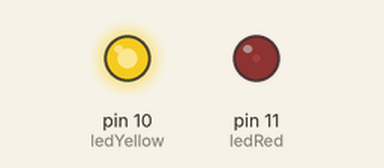
A sketch run on a simulated Arduino Uno, built with avr-gcc and run on an emulated ATmega328P. On the bench: output pins drawn as LEDs (lit = HIGH).

Above: at 0.05 s.
At 0.3 s:
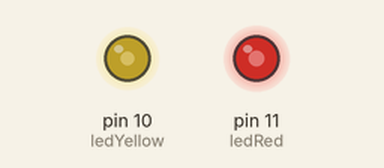
At 0.45 s:
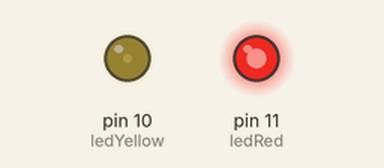
At 0.85 s:
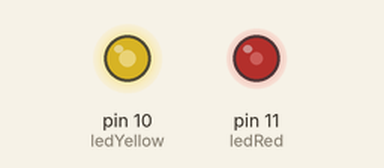
Timing chart, 0 to 3.0 s (numbered marks = the images above):
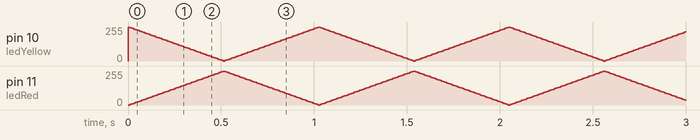

The sketch:

LEDFade.ino
```cpp
/*
 Fade
 RL: Expanded to also use led 10.
 */

int ledRed = 11;// the pin that the LED is attached to
int ledYellow = 10;
int brightnessRed = 0;    // how bright the LED is
int fadeAmountRed = 5;    // how many points to fade the LED by

int brightnessYello = 255;    // how bright the LED is
int fadeAmountYello = -5;    // how many points to fade the LED by

// the setup routine runs once when you press reset:
void setup() {
  // declare pin 9 to be an output:
  pinMode(ledRed, OUTPUT);
  pinMode(ledYellow, OUTPUT);
}

void loop() {
  // set the brightness of pin 9:
  analogWrite(ledRed, brightnessRed);

  // change the brightness for next time through the loop:
  brightnessRed = brightnessRed + fadeAmountRed;

  // reverse the direction of the fading at the ends of the fade:
  if (brightnessRed == 0 || brightnessRed == 255) {
    fadeAmountRed = -fadeAmountRed ;
  }

// Yellow LED
    // set the brightness of pin 10:
  analogWrite(ledYellow, brightnessYello);

  // change the brightness for next time through the loop:
  brightnessYello = brightnessYello + fadeAmountYello;

  // reverse the direction of the fading at the ends of the fade:
  if (brightnessYello == 0 || brightnessYello == 255) {
    fadeAmountYello = -fadeAmountYello ;
  }

  // wait for 30 milliseconds to see the dimming effect
  delay(10);
}
```
